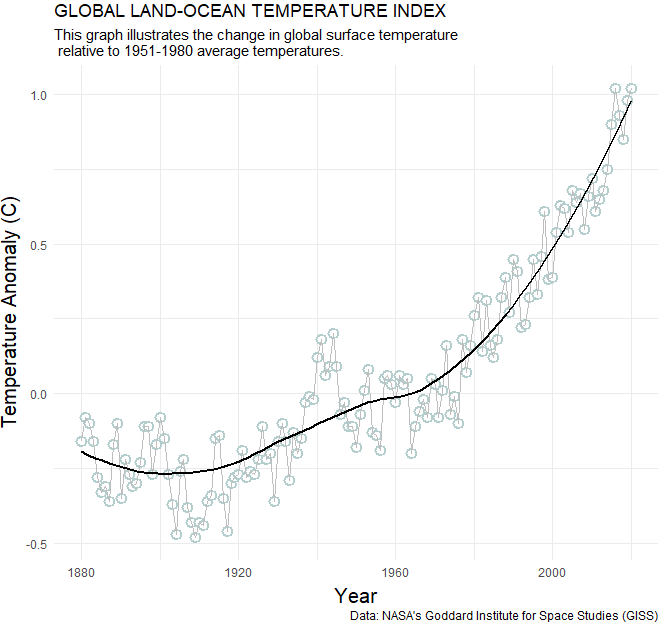

Write the R code that produced this figure.
library(readxl)
library(ggplot2)
temp <- read_excel("C:/Users/Haifa.Benmessaoud/Desktop/temp.xlsx")
View(temp)
theme_set(theme_minimal())

p <- ggplot(data = temp, aes(x = Year, y = No_Smoothing)) + 
  geom_point(color = "lightcyan3", shape = 21,fill = "white", size = 2.8,stroke = 1.5) +
  geom_line(color = "grey", size = .3)+
  labs(x = "Year", y = "Temperature Anomaly (C)",title = "GLOBAL LAND-OCEAN TEMPERATURE INDEX",
       subtitle = "This graph illustrates the change in global surface temperature \n relative to 1951-1980 average temperatures.",
       caption = "Data: NASA's Goddard Institute for Space Studies (GISS)") +
  theme(axis.title.x = element_text(vjust = 0, size = 15),
        axis.title.y = element_text(vjust = 2, size = 15))
p
p + stat_smooth(
  color = "black",se = FALSE,
  size = 0.8,
  method = "loess"
)
